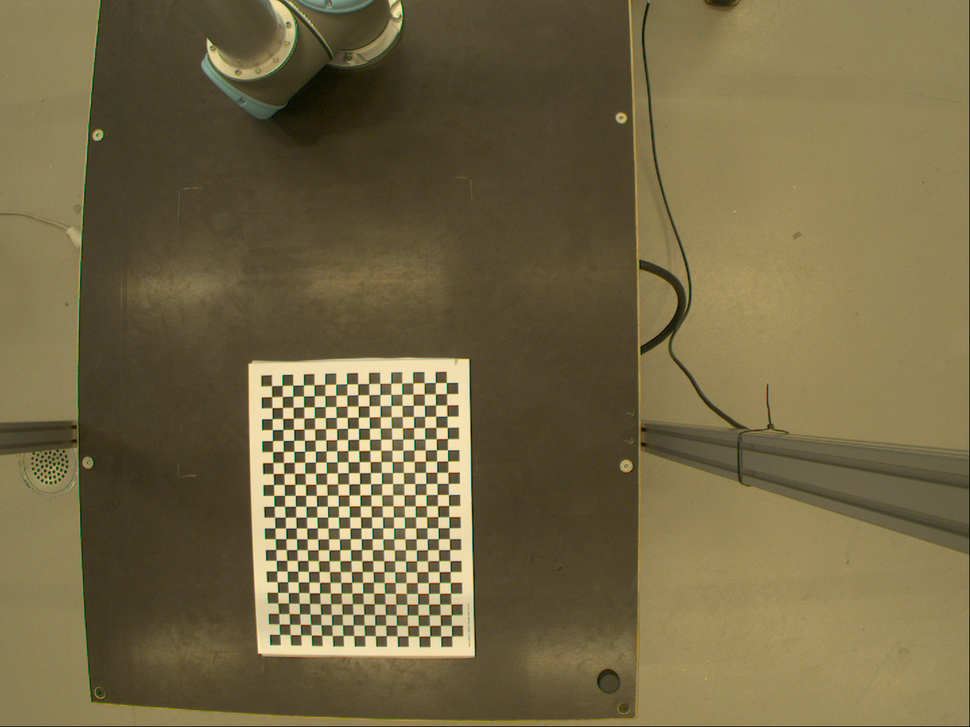
#> input picture zhang-calibration/data/undistorted/1.png, 970 x 727 px, shrunk from 1440 x 1080 before the run; its folder holds only this picture in this run
$ jupyter execute main.ipynb
#> lines starting #> are read from the running program, lines starting #| are printed output that depends on the picture
# Camera Calibration by Zhang's Method
https://www.microsoft.com/en-us/research/wp-content/uploads/2016/02/tr98-71.pdf

<t>Given  : World Coordinates, Pixel Coordinates</t>

<t>Output : Intrinsic Matrix, Extrinsic Matrix</t>

[cell 1]
import cv2
import numpy as np
import matplotlib.pyplot as plt
import math
import os
import glob

## Reading Images

[cell 2]
files = glob.glob('../data/undistorted/*.png')
imgs = []
for f in files:
    img = cv2.imread(f)
#> img is the input picture: shape (727, 970, 3); mean B, G, R 69.3, 103.9, 116.1
    imgs.append(img)

## Create Pattern to Detect Chessboard and Get the World Coordinates

[cell 3]
# termination criteria
criteria = (cv2.TERM_CRITERIA_EPS + cv2.TERM_CRITERIA_MAX_ITER, 30, 0.001)
chessSize = (24,17)
squareSize = 0.015

# object points
objp = np.zeros((chessSize[0]*chessSize[1],2),np.float32)
objp[:,:2] = np.mgrid[0:chessSize[0],0:chessSize[1]].T.reshape(-1,2)
objp = objp * squareSize

[cell 4]
def getImagesPoints(imgs, chessSize):
    # Store all the object points and image points from all the images
    objpoints = [] # 3d point in real world space
    imgpoints = [] # 2d point in the image plane
    for img in imgs:
        gray = cv2.cvtColor(img, cv2.COLOR_BGR2GRAY)
        # Find the chess board corners
        ret, corners = cv2.findChessboardCorners(gray, chessSize, None)
        if ret == True:
            objpoints.append(objp)
            corners = cv2.cornerSubPix(gray, corners, (11,11), (-1,-1), criteria)
            corners = corners.reshape(-1,2)
            imgpoints.append(corners)

    imgpoints, objpoints = np.array(imgpoints), np.array(objpoints)
    return imgpoints, objpoints

[cell 5]
def displayCorners(imgs, imgpoints, chessSize, save_dir):
    for i, img in enumerate(imgs):
        corners = imgpoints[i]
        cv2.drawChessboardCorners(img, chessSize, corners, True)

        fname = os.path.join(save_dir,str(i+1) + ".png")
        cv2.imwrite(fname, img)

[cell 6]
imgpoints, objpoints = getImagesPoints(imgs, chessSize)
#> the loop in getImagesPoints, `for img in imgs:` made 1 pass
#> ret on pass 1: True
#> pass 1, in getImagesPoints, `gray = cv2.cvtColor(img, cv2.COLOR_BGR2GRAY)`:
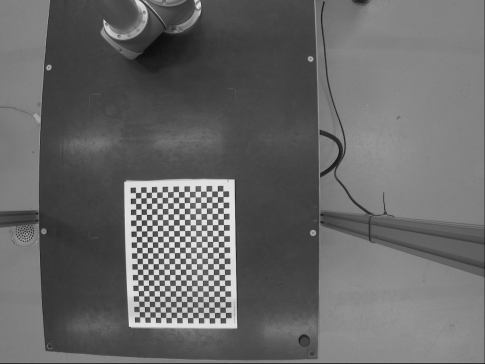
#> gray: shape (727, 970) (shown at 1/2 size); min 6, max 240, mean 103.6
#> after the loop in getImagesPoints, `for img in imgs:`: imgpoints = 1 point arrays, longest 408 points
#> in getImagesPoints, `imgpoints, objpoints = np.array(imgpoints), np.array(objpoints)`: imgpoints = 408 pairs, first value 276.4 to 446.4, second value 387.6 to 631.8; objpoints = 408 pairs, first value 0 to 0.345, second value 0 to 0.24

[cell 7]
displayCorners(imgs, imgpoints, chessSize, '../data/corners')
#> the loop in displayCorners, `for i, img in enumerate(imgs):` made 1 pass
#> pass 1, in displayCorners, `cv2.imwrite(fname, img)`:
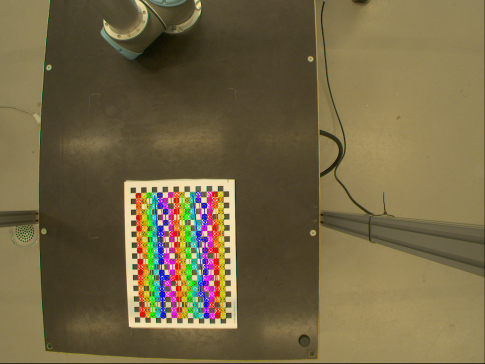
#> saved as 1.png: shape (727, 970, 3) (shown at 1/2 size); mean B, G, R 68.9, 102.6, 115.8

## Prepare Utils
$$
s \begin{bmatrix} u \\ v \\ 1 \end{bmatrix} = K \begin{bmatrix} r_1 & r_2 & r_3 & t\end{bmatrix} \begin{bmatrix} X \\ Y \\ Z \\ 1\end{bmatrix}
$$

We assume the model plane is on Z = 0 of the world coordinate system (chessboard)
$$
s \begin{bmatrix} u \\ v \\ 1 \end{bmatrix} = K \begin{bmatrix} r_1 & r_2 & t\end{bmatrix} \begin{bmatrix} X \\ Y \\ 1\end{bmatrix} (1)
$$
The 3x3 matrix H is defined only up to a scale factor

Expand (1) as linear equation and Rearrange terms, we get
$$
\begin{bmatrix} -x & -y & -1 & 0 & 0 & 0 & u*x & u*y & u \\ 0 & 0 & 0 & -x & -y & -1 & v*x & v*y & v \\ ... & ... & ... & ... & ... & ... & ... & ... & ...\end{bmatrix}*
\begin{bmatrix} h_{11} & h_{12} & h_{13} \\ h_{21} & h_{22} & h_{23} \\ h_{31} & h_{32} & h_{33}\end{bmatrix} = \begin{bmatrix} 0 \\ ... \\ 0\end{bmatrix}
$$

https://youtu.be/hxbQ-F8u08U

[cell 8]
def getH(cPoints, wPoints):
    X = wPoints[:,0]
    Y = wPoints[:,1]
    U = cPoints[:,0]
    V = cPoints[:,1]

    A = []

    for x,y,u,v in zip(X,Y,U,V):
        row1 = np.array([-x, -y, -1, 0, 0, 0, u*x, u*y, u])
        row2 = np.array([0, 0, 0, -x, -y, -1, v*x, v*y, v])

        A.append(row1)
        A.append(row2)

    A = np.array(A)

    # Singular Value Decomposition
    U, E, VT = np.linalg.svd(A, full_matrices=True)

    idx = np.argmin(E)

    # Last column of VT is the answer of H
    H = VT[idx].reshape((3,3))

    # H is defined up to a scale ==> set scale so that H[2,2] = 1
    H /= H[2,2]
    return H

[cell 9]
wPoints = objpoints[0]
#> wPoints has the same summary as objpoints in getImagesPoints
cPoints = imgpoints[0]
#> cPoints has the same summary as imgpoints in getImagesPoints
H = getH(cPoints, wPoints)
#> in getH, `X = wPoints[:,0]`: X = 408 values, max 0.345 at index 23, min 0 at index 0, mean 0.172
#> in getH, `Y = wPoints[:,1]`: Y = 408 values from 0 to 0.24
#> in getH, `U = cPoints[:,0]`: U = 408 values, max 446.4 at index 385, min 276.4 at index 23, mean 361.4
#> in getH, `V = cPoints[:,1]`: V = 408 values, max 631.8 at index 312, min 387.6 at index 407, mean 513.2
#> the loop in getH, `for x,y,u,v in zip(X,Y,U,V):` made 408 passes
#> (x, y, u, v, row1, row2) on passes 1 to 3: (0, 0, 284.6, 629.4, [0, 0, -1, 0, 0, 0, 0, 0, 284.6], [0, 0, 0, 0, 0, -1, 0, 0, 629.4]), (0.015, 0, 284.6, 629.4, [-0.015, 0, -1, 0, 0, 0, 4.27, 0, 284.6], [0, 0, 0, -0.015, 0, -1, 9.44, 0, 629.4]), (0.03, 0, 284.8, 619.2, [-0.03, 0, -1, 0, 0, 0, 8.54, 0, 284.8], [0, 0, 0, -0.03, 0, -1, 18.57, 0, 619.2])
#> after the loop in getH, `for x,y,u,v in zip(X,Y,U,V):`: A = 816 items
#> in getH, `U, E, VT = np.linalg.svd(A, full_matrices=True)`:
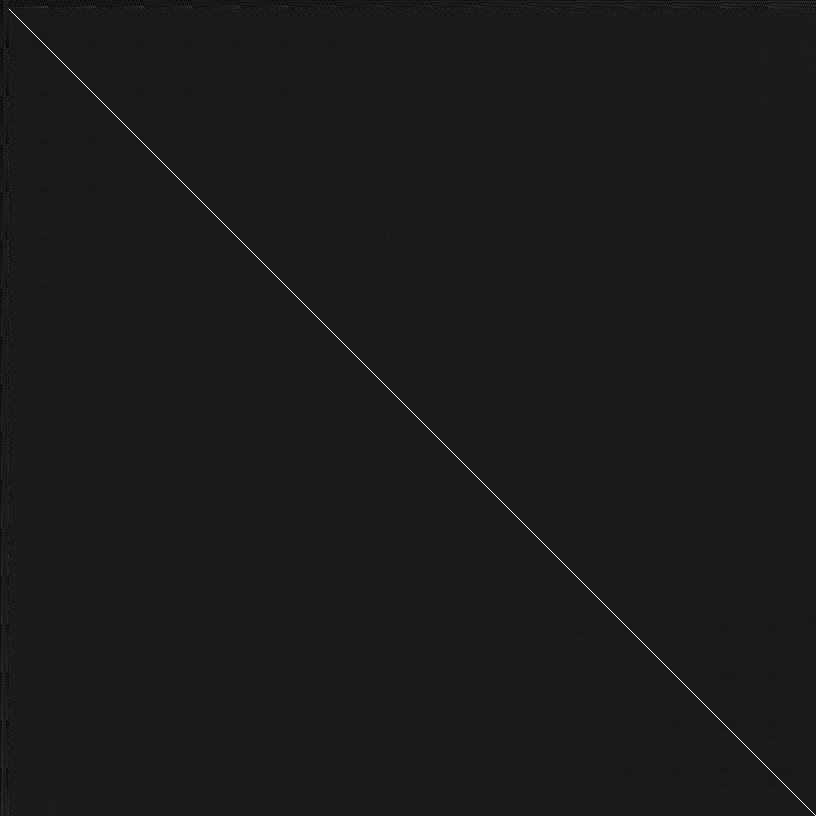
#> U: shape (816, 816) float64; min -0.12, max 0.996, mean -2.99e-05; drawn with min black and max white
#> in getH, `U, E, VT = np.linalg.svd(A, full_matrices=True)`: E = [13064.9, 1296.8, 933.1, 20.55, 2.72, 1.76, 0.375, 0.205, 0.114]
#> in getH, `idx = np.argmin(E)`: idx = 8
#> in getH, `H = VT[idx].reshape((3,3))`: H = [[0.103, -0.528, -0.219], [0.649, 0.00966, -0.491], [0.00024, 1.79e-05, -0.000776]]
#> in getH, `H /= H[2,2]`: H = [[-132.3, 679.5, 282.4], [-836.4, -12.44, 632.6], [-0.309, -0.023, 1]]

[cell 10]
H
#> Out has the same summary as H in getH

[cell 11]
from scipy.optimize import curve_fit

Maximum Likelihood Estimation

https://www.researchgate.net/publication/303233579_Zhang%27s_Camera_Calibration_Algorithm_In-Depth_Tutorial_and_Implementation

[cell 12]
def est_cPoints(wPoints, *H):
    """
    Value function for Levenberg-Marquardt refinement.
    """

    N = np.shape(wPoints)[0] // 2

    h11, h12, h13, h21, h22, h23, h31, h32, h33 = H

    X = wPoints[:N]
    Y = wPoints[N:]

    U = (h11 * X + h12 * Y + h13) / (h31 * X + h32 * Y + h33)
    V = (h21 * X + h22 * Y + h23) / (h31 * X + h32 * Y + h33)

    cPoints_new = np.concatenate((U,V))

    # print("cPoints_new shape", np.shape(cPoints_new))

    return cPoints_new

[cell 13]
def J_refine(wPoints, *H):
    """
    Jacobian function for Levenberg-Marquardt refinement.
    """

    N = np.shape(wPoints)[0] // 2

    h11, h12, h13, h21, h22, h23, h31, h32, h33 = H

    X = wPoints[:N]
    Y = wPoints[N:]

    U = h11 * X + h12 * Y + h13
    V = h21 * X + h22 * Y + h23
    W = h31 * X + h32 * Y + h33

    row1 = np.stack((X/W, Y/W, 1.0/W, np.zeros_like(X), np.zeros_like(X), np.zeros_like(X), -U*X/W**2, -U*Y/W**2, -U/W**2)).T
    row2 = np.stack((np.zeros_like(X), np.zeros_like(X), np.zeros_like(X), X/W, Y/W, 1.0/W, -V*X/W**2, -V*Y/W**2, -V/W**2)).T

    J = np.concatenate((row1, row2))

    # print("J shape", np.shape(J))

    return J

[cell 14]
def refine_H(wPoints, cPoints, H):
    """
    Perform nonlinear least squares to refine linear homography estimates
    Args:
       H      : 3x3 homography matrix
       wPoints: Nx2 world frame planar model
       cPoints: Nx2 camera frame correspondences
    Returns:
       Refined 3x3 homography
    """
    wPoints = wPoints.ravel()
   #  print("wPoints shape", np.shape(wPoints))

    cPoints = cPoints.ravel()
   #  print("cPoints shape", np.shape(cPoints))

    H       = H.ravel()
   #  print("H shape", np.shape(H))

    popt, pcov = curve_fit(est_cPoints, wPoints, cPoints, p0=H, jac=J_refine)

    h_refined = popt

    # Normalize and reconstitute homography
    h_refined /= h_refined[-1]
    H_refined = h_refined.reshape((3,3))
   #  print(np.shape(H_refined))
    return H_refined

[cell 15]
H = refine_H(wPoints, cPoints, H)
#> in refine_H, `wPoints = wPoints.ravel()`: wPoints = 816 values, max 0.345 at index 46, min 0 at index 0, mean 0.146
#> in refine_H, `cPoints = cPoints.ravel()`: cPoints = 816 values, max 631.8 at index 625, min 276.4 at index 46, mean 437.3
#> in refine_H, `H       = H.ravel()`: H = [-132.3, 679.5, 282.4, -836.4, -12.44, 632.6, -0.309, -0.023, 1]
#> in refine_H, `popt, pcov = curve_fit(est_cPoints, wPoints, cPoints, p0=H, jac=J_refi..`: popt = [-245453, 189260.8, -11613, -336841.5, 283004.1, -23949.1, -769.2, 667.7, -60.45]
#> in refine_H, `h_refined = popt`: h_refined has the same summary as popt
#> in refine_H, `h_refined /= h_refined[-1]`: h_refined = [4060.5, -3130.9, 192.1, 5572.3, -4681.7, 396.2, 12.73, -11.05, 1]
#> in refine_H, `H_refined = h_refined.reshape((3,3))`: H_refined = [[4060.5, -3130.9, 192.1], [5572.3, -4681.7, 396.2], [12.73, -11.05, 1]]
#> H has the same summary as H_refined in refine_H

[cell 16]
H
#> Out has the same summary as H_refined in refine_H

[cell 17]
def getAllH(imgpoints, objpoints):
    all_H = []
    for wPoints in objpoints:
        for cPoints in imgpoints:
            H = getH(cPoints, wPoints)
            H = refine_H(wPoints, cPoints, H)
            all_H.append(H)
    return all_H

[cell 18]
all_H = getAllH(imgpoints, objpoints)
#> the loop in getAllH, `for wPoints in objpoints:` made 1 pass

[cell 19]
len(all_H)
#> Out = 1

Or,
$$
s \tilde{m} = H \tilde{M}
$$
with
$$
H = \begin{bmatrix} h_1 & h_2 & h_3\end{bmatrix} = \lambda K \begin{bmatrix} r_1 & r_2 & t\end{bmatrix} (1)
$$
So that,
$$
K^{-1}*h_1 = r_1 \\
K^{-1}*h_2 = r_2
$$
$$
\begin{cases}r_1, r_2 \text{ are orthonormal because it represents the rotation direction of each axis x } \& \text{ y} \\ r_{1}^{T}*r_{2}=0 \\ ||r_1|| = ||r_2|| = 1 \\
r_{1}^{T}*r_{1}=r_{2}^{T}*r_{2}=1\end{cases}
$$
We have,
$$
\begin{cases}
r_{1}^{T}*r_{2} = (K^{-1}*h_1)^{T} * (K^{-1}*h_2)=h_{1}^{T}*K^{-T}*K^{-1}*h_{2}\\
r_{1}^{T}*r_{1}-r_{2}^{T}*r_{2}=h_{1}^{T}*K^{-T}*K^{-1}*h_{1}-h_{2}^{T}*K^{-T}*K^{-1}*h_{2}=0
\end{cases} (2)
$$
Let call, $K^{-T}*K^{-1}=B$ and $B^{T}=B$ and $B = \begin{bmatrix} b_{11} & b_{12} & b_{13}\\b_{12} & b_{22} & b_{23}\\b_{13} & b_{23} & b_{33}\end{bmatrix}$

Note that, $B$ is symmetric, defined by a 6D vector
$$
b=\begin{bmatrix}B_{11} & B_{12} & B_{22} & B_{13} & B_{23} & B_{33}\end{bmatrix}^{T}
$$
Let the $i^{th}$ column of H be $h_i=\begin{bmatrix}h_{i1} & h_{i2} & h_{i3}\end{bmatrix}^{T}$. Then, we have
$$
h_{i}^{T}*B*h_{j}=v_{ij}^{T}*b
$$
with
$$
v_{ij}=\begin{bmatrix}h_{i1}*h_{j1} & h_{i1}*h_{j2}+h_{i2}*h_{j1} & h_{i2}*h_{j2} & h_{i3}*h_{j1}+h_{i1}*h_{j3} & h_{i2}*h_{j3}+h_{i3}*h_{j2} & h_{i3}*h_{j3}\end{bmatrix}^{T}
$$

[cell 20]
def getVij(hi, hj):
    Vij = np.array([ hi[0]*hj[0], hi[0]*hj[1] + hi[1]*hj[0], hi[1]*hj[1], hi[2]*hj[0] + hi[0]*hj[2], hi[2]*hj[1] + hi[1]*hj[2], hi[2]*hj[2] ])
    return Vij.T

$(2)$ can be rewritten as with 1 image
$$
\begin{bmatrix}v_{12}^{T} \\ (v_{11} - v_{22})^{T}\end{bmatrix}*b=0
$$
If $n$ images, we get
$$
V*b=0
$$
by stack $n$ matrices like $(2)$-modified

[cell 21]
def getV(all_H):
    # row1 = []
    # row2 = []
    V=[]
    for H in all_H:
        h1 = H[:,0]
        h2 = H[:,1]

        v12 = getVij(h1,h2)
        v11 = getVij(h1,h1)
        v22 = getVij(h2,h2)

        V.append(v12.T)
        V.append((v11-v22).T)

    V = np.array(V)

    # [17 lines of commented-out code are left out]

    return V

[cell 22]
def getB(all_H):
    V = getV(all_H)
#> the loop in getV, `for H in all_H:` made 1 pass
    U, sigma, VT = np.linalg.svd(V)
    idx = np.argmin(sigma)
    b = VT[idx]

    B0, B1, B2, B3, B4, B5 = b

    # Form B = K_-T K_-1
    B = np.array([[B0, B1, B3],
                  [B1, B2, B4],
                  [B3, B4, B5]])

    return B

[cell 23]
B = getB(all_H)

[cell 24]
B
#> Out = [[0.588, 0.308, -0.000501], [0.308, -0.748, -0.00519], [-0.000501, -0.00519, -7.99e-06]]

We have, $K$ is a camera intrinsic matrix, and
$$
K=\begin{bmatrix} \alpha & \gamma & u_0 \\ 0 & \beta & v_0 \\ 0 & 0 & 1\end{bmatrix}
$$

Using Zhang's closed form solution for intrinsic parameters (Zhang, Appendix B, pg. 18)

$$
\begin{cases}
v_0 = (B_{12}B_{13}-B_{11}B_{23})/(B_{11}B_{22}-B_{12}^{2})\\
\lambda=B_{33}-[B_{13}^{2}+v_{0}(B_{12}B_{13}-B_{11}B_{23})]/B_{11}\\
\alpha=\sqrt{\lambda/B_{11}}\\
\beta=\sqrt{\lambda B_{11}/(B_{11}B_{22}-B_{12}^{2})}\\
\gamma=-B_{12} \alpha^{2} \beta / \lambda\\
u_0=\gamma v_0/\beta - B_{13} \alpha^{2}/\lambda
\end{cases}
$$

[cell 25]
def getK(B):
    v0 = (B[0,1] * B[0,2] - B[0,0] * B[1,2]) / (B[0,0] * B[1,1] - B[0,1] * B[0,1])
    lambda_ = B[2,2] - (B[0,2] * B[0,2] + v0 * (B[0,1] * B[0,2] - B[0,0] * B[1,2])) / B[0,0]
    alpha = np.sqrt(lambda_ / B[0,0])
    beta = np.sqrt(lambda_ * B[0,0] / (B[0,0] * B[1,1] - B[0,1] * B[0,1]))
    gamma = -B[0,1] * alpha * alpha * beta / lambda_
    u0 = gamma * v0 / beta - B[0,2] * alpha * alpha / lambda_

    K = np.array([[alpha, gamma, u0],
                  [0.   , beta , v0],
                  [0.   , 0.   , 1.]])
    return K

[cell 26]
K = getK(B)

[cell 27]
K
#> Out = [[0.00557, nan, nan], [0, nan, -0.00542], [0, 0, 1]]

From $(1)$,
$$
r_{1}=\lambda*A^{-1}*h_{1} \\
r_{2}=\lambda*A^{-1}*h_{2} \\
r_{3}=cross(r_{1},r_{2}) \\
t = \lambda*A^{-1}*h_{3}
$$
With
$$
\lambda = {1 \over ||A^{-1}*h_{1}||} = {1 \over ||A^{-1}*h_{2}||}
$$

[cell 28]
def getR_n_T(K, all_H):
    all_RT = []
    for H in all_H:
        h1 = H[:,0]
        h2 = H[:,1]
        h3 = H[:,2]
        lamb = np.linalg.norm(np.dot(np.linalg.inv(K), h1), 2)

        r1 = np.dot(np.linalg.inv(K), h1) / lamb
        r2 = np.dot(np.linalg.inv(K), h2) / lamb
        r3 = np.cross(r1, r2)
        t = np.dot(np.linalg.inv(K), h3) / lamb
        RT = np.vstack((r1, r2, r3, t)).T
        all_RT.append(RT)

    return all_RT

[cell 29]
all_RT = getR_n_T(K, all_H)
#> the loop in getR_n_T, `for H in all_H:` made 1 pass

[cell 30]
all_RT
#> Out = [[[nan, nan, nan, nan], [nan, nan, nan, nan], [nan, nan, nan, nan]]]

$ run again, on zhang-calibration/data/undistorted/4.png
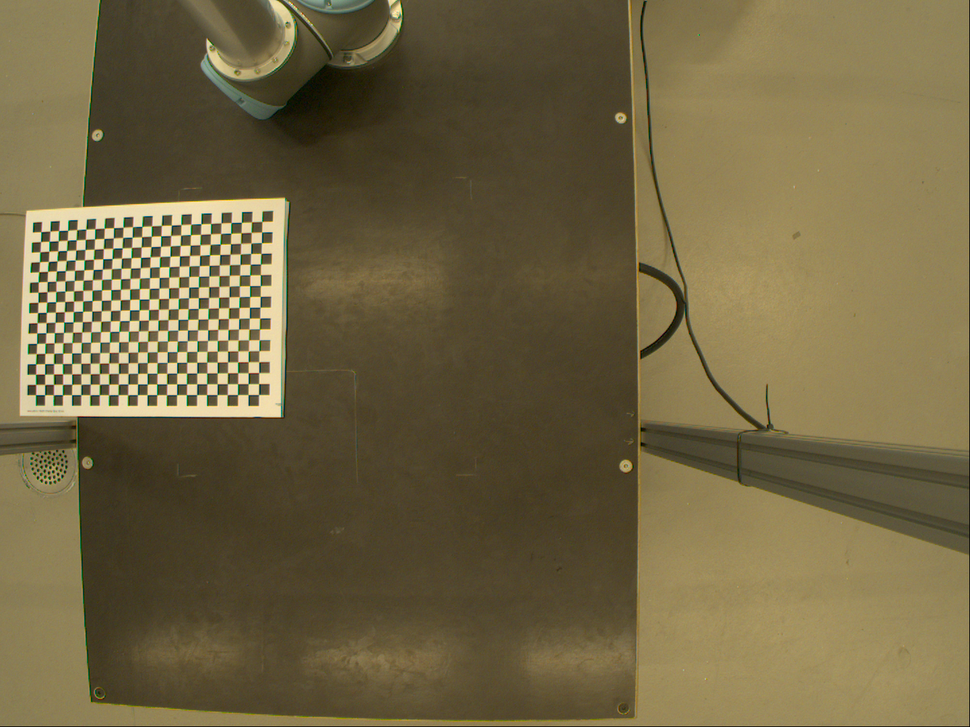
#> input picture zhang-calibration/data/undistorted/4.png, 970 x 727 px, shrunk from 1440 x 1080 before the run
#> img is the input picture: shape (727, 970, 3); mean B, G, R 67.3, 101.3, 113.2
#> the loop in getImagesPoints, `for img in imgs:` made 1 pass
#> ret on pass 1: True
#> pass 1, in getImagesPoints, `gray = cv2.cvtColor(img, cv2.COLOR_BGR2GRAY)`:
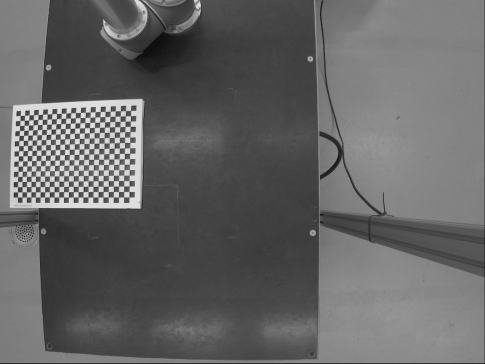
#> gray: shape (727, 970) (shown at 1/2 size); min 5, max 238, mean 101
#> after the loop in getImagesPoints, `for img in imgs:`: imgpoints = 1 point arrays, longest 408 points
#> in getImagesPoints, `imgpoints, objpoints = np.array(imgpoints), np.array(objpoints)`: imgpoints = 408 pairs, first value 40.32 to 257.1, second value 226.9 to 390.1; objpoints = 408 pairs, first value 0 to 0.345, second value 0 to 0.24
#> the loop in displayCorners, `for i, img in enumerate(imgs):` made 1 pass
#> pass 1, in displayCorners, `cv2.imwrite(fname, img)`:
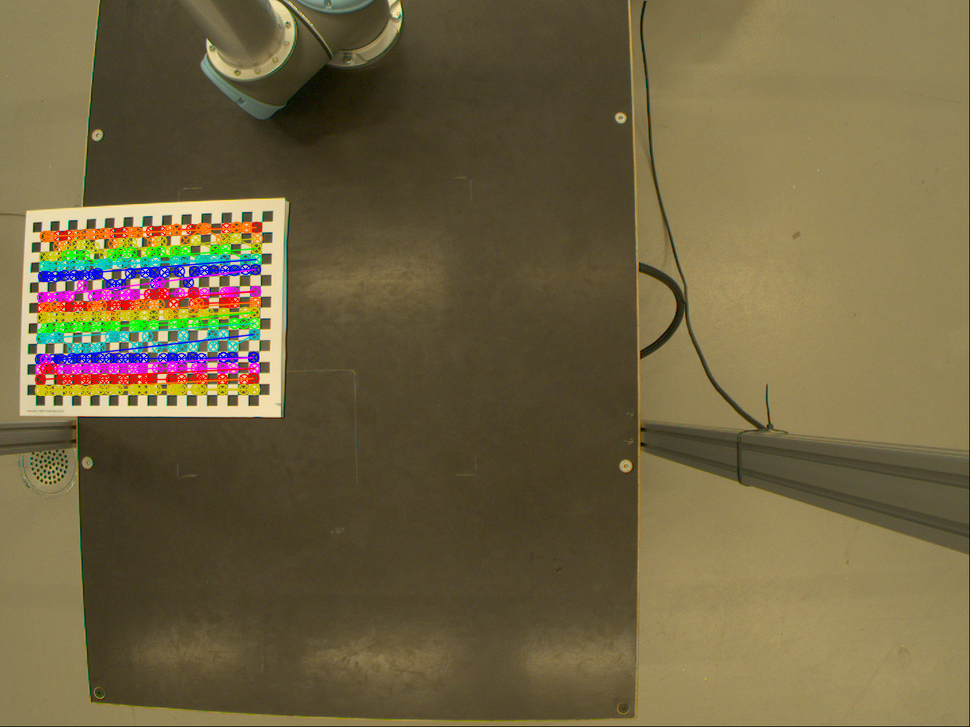
#> saved as 1.png: shape (727, 970, 3); mean B, G, R 66.8, 100.1, 112.8
#> `wPoints = objpoints[0]`: wPoints has the same summary as objpoints in getImagesPoints
#> `cPoints = imgpoints[0]`: cPoints has the same summary as imgpoints in getImagesPoints
#> X = 408 values, max 0.345 at index 23, min 0 at index 0, mean 0.172
#> Y = 408 values from 0 to 0.24
#> in getH, `U = cPoints[:,0]`: U = 408 values, max 257.1 at index 47, min 40.32 at index 288, mean 145.1
#> V = 408 values, max 390.1 at index 360, min 226.9 at index 22, mean 310.6
#> the loop in getH, `for x,y,u,v in zip(X,Y,U,V):` made 408 passes
#> (x, y, u, v, row1, row2) on passes 1 to 3: (0, 0, 44.78, 236.3, [0, 0, -1, 0, 0, 0, 0, 0, 44.78], [0, 0, 0, 0, 0, -1, 0, 0, 236.3]), (0.015, 0, 48.89, 236.2, [-0.015, 0, -1, 0, 0, 0, 0.733, 0, 48.89], [0, 0, 0, -0.015, 0, -1, 3.54, 0, 236.2]), (0.03, 0, 58.28, 235.7, [-0.03, 0, -1, 0, 0, 0, 1.75, 0, 58.28], [0, 0, 0, -0.03, 0, -1, 7.07, 0, 235.7])
#> after the loop in getH, `for x,y,u,v in zip(X,Y,U,V):`: A = 816 items
#> E = [7325, 732.6, 505.7, 20.31, 4.41, 1.54, 0.471, 0.42, 0.134]
#> idx = 8
#> in getH, `H = VT[idx].reshape((3,3))`: H = [[-0.609, -0.000497, -0.0391], [0.0804, -0.752, -0.236], [0.000215, -0.000112, -0.00103]]
#> in getH, `H /= H[2,2]`: H = [[592.7, 0.484, 38.05], [-78.25, 731.4, 229.6], [-0.209, 0.109, 1]]
#> `H`: Out has the same summary as H in getH
#> in refine_H, `wPoints = wPoints.ravel()`: wPoints = 816 values, max 0.345 at index 46, min 0 at index 0, mean 0.146
#> in refine_H, `cPoints = cPoints.ravel()`: cPoints = 816 values, max 390.1 at index 721, min 40.32 at index 576, mean 227.9
#> in refine_H, `H       = H.ravel()`: H = [592.7, 0.484, 38.05, -78.25, 731.4, 229.6, -0.209, 0.109, 1]
#> popt = [-1892.4, 1173.9, 8.16, -1523.1, 856.1, 90.56, -11.2, 8.35, -0.413]
#> in refine_H, `h_refined = popt`: h_refined has the same summary as popt
#> in refine_H, `h_refined /= h_refined[-1]`: h_refined = [4585.9, -2844.6, -19.78, 3691.1, -2074.6, -219.5, 27.14, -20.23, 1]
#> H_refined = [[4585.9, -2844.6, -19.78], [3691.1, -2074.6, -219.5], [27.14, -20.23, 1]]
#> `H = refine_H(wPoints, cPoints, H)`: H has the same summary as H_refined in refine_H
#> `H`: Out has the same summary as H_refined in refine_H
#> the loop in getAllH, `for wPoints in objpoints:` made 1 pass
#> `len(all_H)`: Out = 1
#> the loop in getV, `for H in all_H:` made 1 pass
#> `B`: Out = [[-0.75, 0.21, -0.0312], [0.21, 0.626, -0.0159], [-0.0312, -0.0159, -0.000166]]
#> `K`: Out = [[nan, nan, nan], [0, 0.0192, 0.0359], [0, 0, 1]]
#> the loop in getR_n_T, `for H in all_H:` made 1 pass
#> `all_RT`: Out = [[[nan, nan, nan, nan], [nan, nan, nan, nan], [nan, nan, nan, nan]]]
